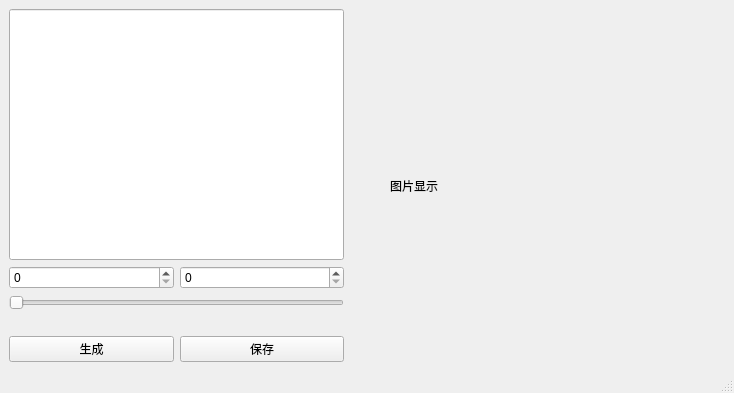
<?xml version="1.0" encoding="UTF-8"?>
<ui version="4.0">
 <class>MainWindow</class>
 <widget class="QMainWindow" name="MainWindow">
  <property name="geometry">
   <rect>
    <x>0</x>
    <y>0</y>
    <width>734</width>
    <height>393</height>
   </rect>
  </property>
  <property name="windowTitle">
   <string>MainWindow</string>
  </property>
  <widget class="QWidget" name="centralwidget">
   <layout class="QVBoxLayout" name="verticalLayout_2">
    <item>
     <layout class="QHBoxLayout" name="horizontalLayout_3">
      <item>
       <layout class="QVBoxLayout" name="verticalLayout">
        <item>
         <widget class="QLineEdit" name="prompt_input">
          <property name="sizePolicy">
           <sizepolicy hsizetype="Preferred" vsizetype="Preferred">
            <horstretch>5</horstretch>
            <verstretch>10</verstretch>
           </sizepolicy>
          </property>
          <property name="text">
           <string/>
          </property>
         </widget>
        </item>
        <item>
         <layout class="QHBoxLayout" name="horizontalLayout_2">
          <item>
           <widget class="QSpinBox" name="width_spin">
            <property name="sizePolicy">
             <sizepolicy hsizetype="Minimum" vsizetype="Fixed">
              <horstretch>1</horstretch>
              <verstretch>1</verstretch>
             </sizepolicy>
            </property>
           </widget>
          </item>
          <item>
           <widget class="QSpinBox" name="height_spin">
            <property name="sizePolicy">
             <sizepolicy hsizetype="Preferred" vsizetype="Preferred">
              <horstretch>1</horstretch>
              <verstretch>1</verstretch>
             </sizepolicy>
            </property>
           </widget>
          </item>
         </layout>
        </item>
        <item>
         <widget class="QSlider" name="steps_slider">
          <property name="sizePolicy">
           <sizepolicy hsizetype="Preferred" vsizetype="Preferred">
            <horstretch>0</horstretch>
            <verstretch>0</verstretch>
           </sizepolicy>
          </property>
          <property name="orientation">
           <enum>Qt::Horizontal</enum>
          </property>
         </widget>
        </item>
        <item>
         <widget class="QLabel" name="steps_label">
          <property name="text">
           <string/>
          </property>
         </widget>
        </item>
        <item>
         <layout class="QHBoxLayout" name="horizontalLayout">
          <item>
           <widget class="QPushButton" name="generate_btn">
            <property name="sizePolicy">
             <sizepolicy hsizetype="Preferred" vsizetype="Preferred">
              <horstretch>1</horstretch>
              <verstretch>2</verstretch>
             </sizepolicy>
            </property>
            <property name="cursor">
             <cursorShape>ArrowCursor</cursorShape>
            </property>
            <property name="text">
             <string>生成</string>
            </property>
           </widget>
          </item>
          <item>
           <widget class="QPushButton" name="save_btn">
            <property name="sizePolicy">
             <sizepolicy hsizetype="Preferred" vsizetype="Preferred">
              <horstretch>1</horstretch>
              <verstretch>2</verstretch>
             </sizepolicy>
            </property>
            <property name="text">
             <string>保存</string>
            </property>
           </widget>
          </item>
         </layout>
        </item>
       </layout>
      </item>
      <item>
       <spacer name="horizontalSpacer">
        <property name="orientation">
         <enum>Qt::Horizontal</enum>
        </property>
        <property name="sizeType">
         <enum>QSizePolicy::Fixed</enum>
        </property>
        <property name="sizeHint" stdset="0">
         <size>
          <width>40</width>
          <height>20</height>
         </size>
        </property>
       </spacer>
      </item>
      <item>
       <widget class="QLabel" name="image_preview">
        <property name="sizePolicy">
         <sizepolicy hsizetype="Preferred" vsizetype="Preferred">
          <horstretch>0</horstretch>
          <verstretch>0</verstretch>
         </sizepolicy>
        </property>
        <property name="text">
         <string>图片显示</string>
        </property>
       </widget>
      </item>
     </layout>
    </item>
   </layout>
  </widget>
  <widget class="QMenuBar" name="menubar">
   <property name="geometry">
    <rect>
     <x>0</x>
     <y>0</y>
     <width>734</width>
     <height>22</height>
    </rect>
   </property>
  </widget>
  <widget class="QStatusBar" name="statusbar"/>
 </widget>
 <resources/>
 <connections/>
</ui>
